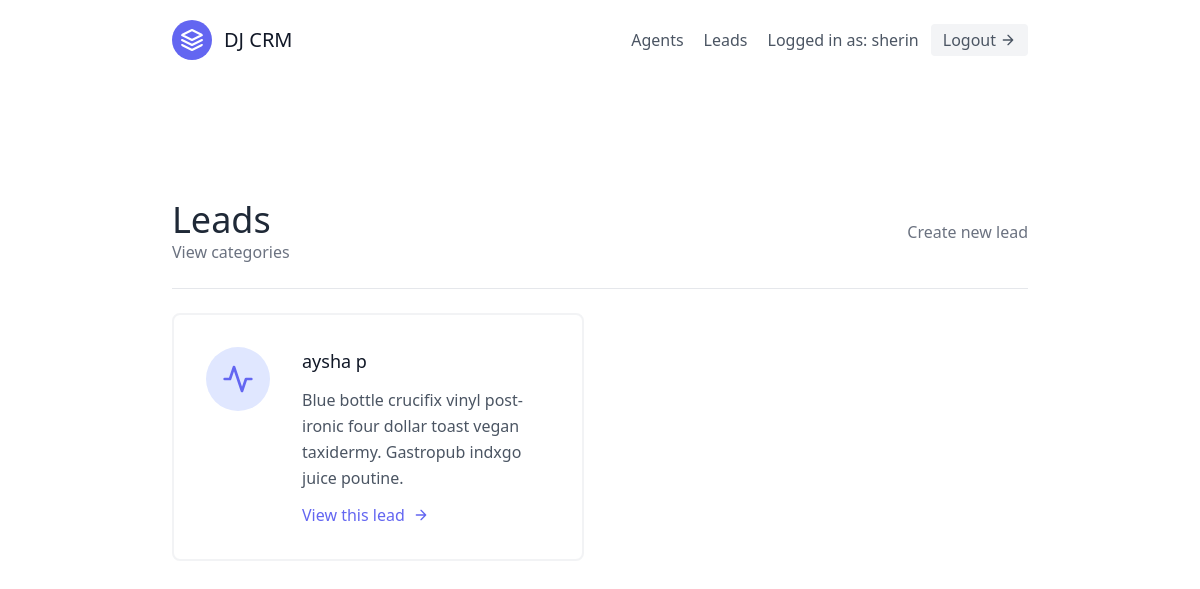
The app's page /leads/ (signed in), older data.
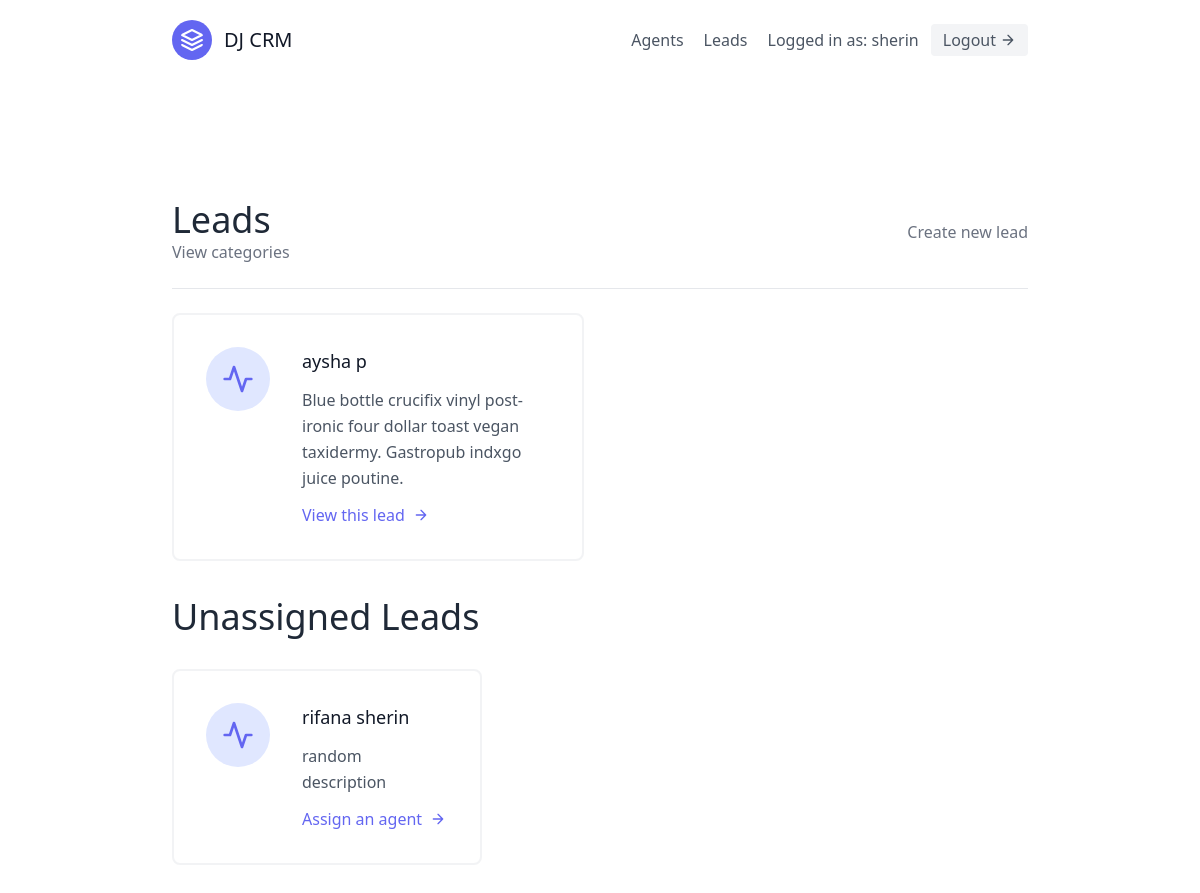
The same page, newer data.
### leads/models.py (models this page shows, shortened)
class Lead(models.Model):
    first_name = models.CharField(max_length=50)
    last_name = models.CharField(max_length=50)
    age = models.IntegerField()
    organisation = models.ForeignKey(UserProfile, on_delete=models.CASCADE)
    agent = models.ForeignKey("Agent",null=True, blank=True, on_delete=models.SET_NULL)
    category = models.ForeignKey("Category",related_name="leads", null=True, blank=True, on_delete=models.SET_NULL)
    description = models.TextField()
    date_added = models.DateTimeField(auto_now_add=True)
    phone_number = models.CharField(max_length=20)
    email = models.EmailField()

### leads/views.py (the view)
# urls.py: path('', LeadListView.as_view(), name='lead-list'),
class LeadListView(LoginRequiredMixin, generic.ListView):
    template_name = "leads/lead_list.html"
    context_object_name = "leads"
    def get_queryset(self):
        user = self.request.user
        if user.is_organiser:
            queryset = Lead.objects.filter(
                organisation=user.userprofile,
                agent__isnull=False
                )
        else:
            queryset = Lead.objects.filter(
                organisation=user.agent.organisation,
                agent__isnull=False
                )
            queryset = queryset.filter(agent__user=user)
        return queryset
    def get_context_data(self, **kwargs):
        context = super(LeadListView, self).get_context_data(**kwargs)
        user = self.request.user
        if user.is_organiser:
            queryset = Lead.objects.filter(
                organisation = user.userprofile,
                agent__isnull = True
            )
            context.update({
                "unassigned_leads":queryset
            })
        return context

### leads/templates/leads/lead_list.html
{% extends "base.html" %}
{% block content %}
       <section class="text-gray-600 body-font">
  <div class="container px-5 py-24 mx-auto flex flex-wrap">
  <div class="w-full mb-6 py-6 flex justify-between items-center border-b border-gray-200">
    <div>
        <h1 class="text-4xl text-gray-800">Leads</h1>
        <a class="text-gray-500 hover:text-blue-500"  href="{% url 'leads:category-list' %}">
          View categories
          </a>
    </div>
    {% if request.user.is_organiser %}
      <div>
          <a class="text-gray-500 hover:text-blue-500"  href="{% url 'leads:lead-create' %}">
          Create new lead
          </a>
      </div>
      {% endif %}
  </div>
    <div class="flex flex-wrap -m-4">
    {% for lead in leads %}
      <div class="p-4 lg:w-1/2 md:w-full">
        <div class="flex border-2 rounded-lg border-gray-200 border-opacity-50 p-8 sm:flex-row flex-col">
          <div class="w-16 h-16 sm:mr-8 sm:mb-0 mb-4 inline-flex items-center justify-center rounded-full bg-indigo-100 text-indigo-500 flex-shrink-0">
            <svg fill="none" stroke="currentColor" stroke-linecap="round" stroke-linejoin="round" stroke-width="2" class="w-8 h-8" viewBox="0 0 24 24">
              <path d="M22 12h-4l-3 9L9 3l-3 9H2"></path>
            </svg>
          </div>
          <div class="flex-grow">
            <h2 class="text-gray-900 text-lg title-font font-medium mb-3">{{ lead.first_name }} {{ lead.last_name }} </h2>
            <p class="leading-relaxed text-base">Blue bottle crucifix vinyl post-ironic four dollar toast vegan taxidermy. Gastropub indxgo juice poutine.</p>
            <a href="{% url 'leads:lead-detail' lead.pk %}"class="mt-3 text-indigo-500 inline-flex items-center">View this lead
              <svg fill="none" stroke="currentColor" stroke-linecap="round" stroke-linejoin="round" stroke-width="2" class="w-4 h-4 ml-2" viewBox="0 0 24 24">
                <path d="M5 12h14M12 5l7 7-7 7"></path>
              </svg>
            </a>
          </div>
        </div>
      </div>
      {% endfor %}
    </div>
    {% if unassigned_leads.exists %}
    <div class=" mt-5 flex flex-wrap -m-4">
       <div class=" p-4 w-full">
        <h1 class="text-4xl text-gray-800"> Unassigned Leads</h1>
       </div>
        {% for lead in unassigned_leads %}
      <div class="p-4 lg:w-1/2 md:w-full">
        <div class="flex border-2 rounded-lg border-gray-200 border-opacity-50 p-8 sm:flex-row flex-col">
          <div class="w-16 h-16 sm:mr-8 sm:mb-0 mb-4 inline-flex items-center justify-center rounded-full bg-indigo-100 text-indigo-500 flex-shrink-0">
            <svg fill="none" stroke="currentColor" stroke-linecap="round" stroke-linejoin="round" stroke-width="2" class="w-8 h-8" viewBox="0 0 24 24">
              <path d="M22 12h-4l-3 9L9 3l-3 9H2"></path>
            </svg>
          </div>
          <div class="flex-grow">
            <h2 class="text-gray-900 text-lg title-font font-medium mb-3">{{ lead.first_name }} {{ lead.last_name }} </h2>
            <p class="leading-relaxed text-base">{{ lead.description }}</p>
            <a href="{% url 'leads:assign-agent' lead.pk %}"class="mt-3 text-indigo-500 inline-flex items-center">Assign an agent
              <svg fill="none" stroke="currentColor" stroke-linecap="round" stroke-linejoin="round" stroke-width="2" class="w-4 h-4 ml-2" viewBox="0 0 24 24">
                <path d="M5 12h14M12 5l7 7-7 7"></path>
              </svg>
            </a>
          </div>
        </div>
      </div>
      {% endfor %}
      </div>
      {% endif %}
  </div>
</section>
{% endblock content %}

Row changes from the older to the newer data that the page shows:
added Lead: first_name "rifana", last_name "sherin", description "random description", shown under "Unassigned Leads"
Text that changed along with them:
text now shown: "Unassigned Leads"
